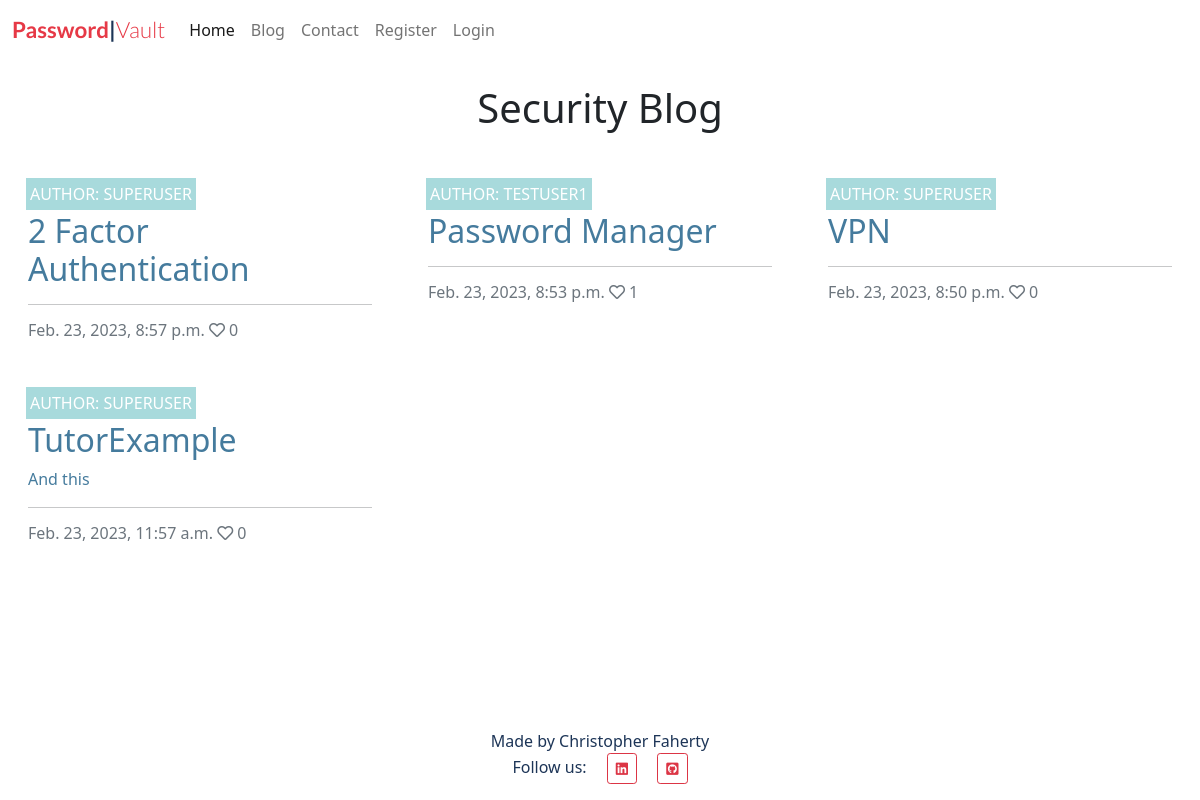
Before: /blog/ with the older database file.
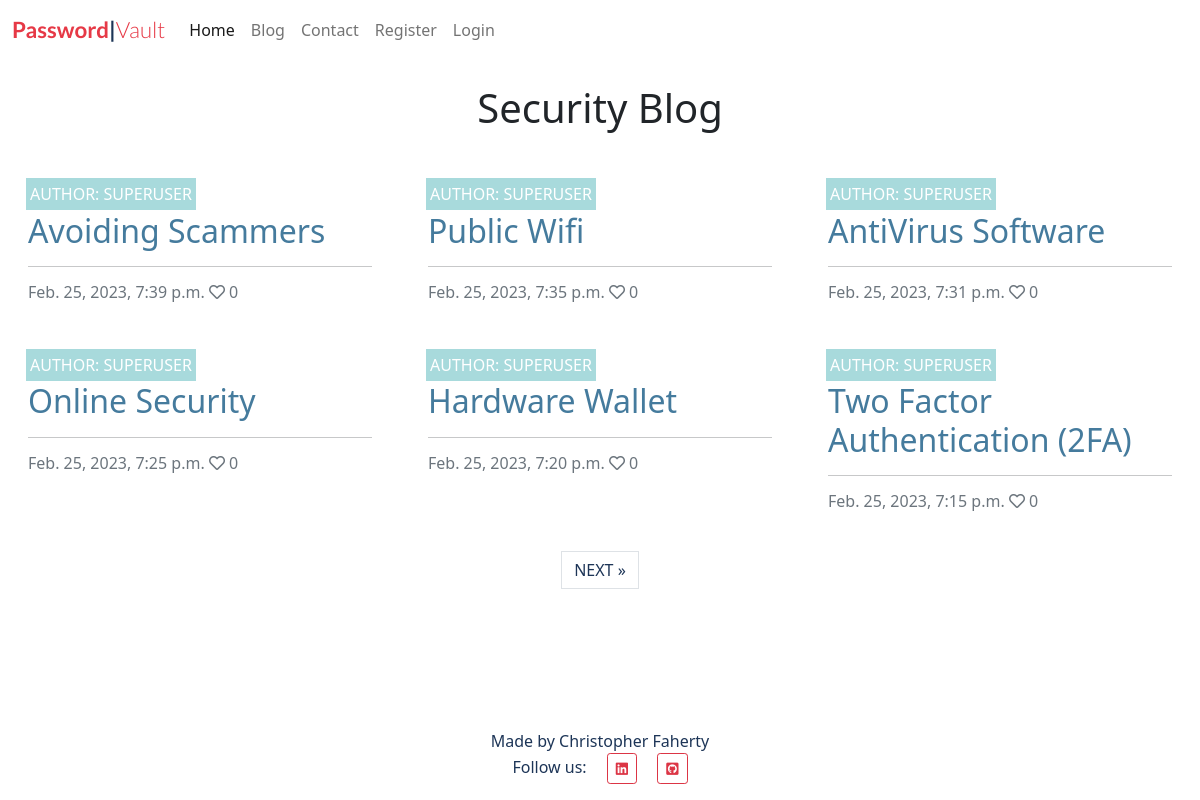
After: the same page with the newer database file.
### blog/models.py (models this page shows, shortened)
class Post(models.Model):
    title = models.CharField(max_length=200, unique=True)
    slug = models.SlugField(max_length=200, unique=True)
    author = models.ForeignKey(User, on_delete=models.CASCADE, related_name='blog_posts')
    updated_on = models.DateTimeField(auto_now=True)
    content = models.TextField()
    featured_image = CloudinaryField('image', default='placeholder')
    excerpt = models.TextField(blank=True)
    created_on = models.DateTimeField(auto_now_add=True)
    status = models.IntegerField(choices=STATUS, default=0)
    likes = models.ManyToManyField(User, related_name='blog_likes', blank=True)
    class Meta:
        ordering = ['-created_on']
    def number_of_likes(self):
        return self.likes.count()

### blog/views.py (the view)
# urls.py: path('', views.PostList.as_view(), name='blog'),
class PostList(generic.ListView):
    model = Post
    queryset = Post.objects.filter(status=1).order_by('-created_on')
    template_name = 'index.html'
    paginate_by = 6

### blog/templates/index.html (shortened to what this page needs)
{% extends "base.html" %}
{% block content %}
<div class="mx-auto my-4 text-center">
    <h1>Security Blog</h1>
</div>
<div class="container-fluid">
    <div class="row">
        <div class="col-12 mt-3 left">
            <div class="row">
                {% for post in post_list %}
                    <div class="col-md-4">
                        <div class="card mb-4">
                            <div class="card-body">
                                <div class="image-container">
                                    <div class="image-flash">
                                        <p class="author">Author: {{ post.author }}</p>
                                    </div>
                                </div>
                                <a href="{% url 'blog:post_detail' post.slug %}" class="post-link">
                                    <h2 class="card-title">{{ post.title }}</h2>
                                    <p class="card-text">{{ post.excerpt }}</p>
                                </a>
                                <hr />
                                <p class="card-text text-muted h6">{{ post.created_on}} <i class="far fa-heart"></i>
                                    {{ post.number_of_likes }}</p>
                            </div>
                        </div>
                    </div>
                    {% if forloop.counter|divisibleby:3 %}
                </div>
                <div class="row">
                {% endif %}
                {% endfor %}
            </div>
        </div>
    </div>
    {% if is_paginated %}
    <nav aria-label="Page navigation">
        <ul class="pagination justify-content-center">
            {% if page_obj.has_next %}
            <li><a href="?page={{ page_obj.next_page_number }}" class="page-link"> NEXT &raquo;</a></li>
            {% endif %}
        </ul>
    </nav>
    {% endif %}
</div>
{% endblock %}

### templates/base.html (shortened to what this page needs)
{% load static %}
<!DOCTYPE html>
<html class="h-100">
<head>
    <link rel="stylesheet" href="https://cdnjs.cloudflare.com/ajax/libs/font-awesome/5.15.3/css/all.min.css">
    <link href="https://cdn.jsdelivr.net/npm/bootstrap@5.0.1/dist/css/bootstrap.min.css" rel="stylesheet"
>
    <link rel="stylesheet" href="{% static 'css/style.css' %}">
</head>
<body class="d-flex flex-column min-vh-100 main-bg">
    <nav class="navbar navbar-expand-lg navbar-light bg-white">
        <div class="container-fluid">
            <a class="navbar-brand" href="{% url 'home:home' %}"><span class="brand">Password<span class="red-o">|</span><span
                        class="thin">Vault</span></span></span></a>
            <div class="collapse navbar-collapse" id="navbarText">
                <ul class="navbar-nav mr-auto mb-2 mb-lg-0">
                    <li class="nav-item">
                        <a class="nav-link active" aria-current="page" href="{% url 'home:home' %}">Home</a>
                    </li>
                    <li class="nav-item">
                        <a class="nav-link" href="{% url 'blog:blog' %}">Blog</a>
                    </li>
                    <li class="nav-item">
                        <a class="nav-link" href="{% url 'contact:contact' %}">Contact</a>
                    </li>
                    {% if user.is_authenticated %}
                      <div class="nav-item dropdown">
                        <a class="nav-link dropdown-toggle" href="#" id="navbarDarkDropdownMenuLink" role="button" data-bs-toggle="dropdown" aria-expanded="false">
                            Password Manager
                          </a>
                          <ul class="dropdown-menu dropdown-menu-dark" aria-labelledby="navbarDarkDropdownMenuLink">
                            <li><a class="dropdown-item" href="{% url 'view' %}">View Accounts</a></li>
                            <li><a class="dropdown-item" href="{% url 'create' %}">Add Account</a></li>
                          </ul>
                      </div>
                    <li class="nav-item">
                        <a class="nav-link" href="{% url 'account_logout' %}">Logout</a>
                    </li>
                    {% else %}
                    <li class="nav-item">
                        <a class="nav-link" href="{% url 'account_signup' %}">Register</a>
                    </li>
                    <li class="nav-item">
                        <a class="nav-link" href="{% url 'account_login' %}">Login</a>
                    </li>
                    {% endif %}
                </ul>
            </div>
        </div>
    </nav>
    <main class="flex-shrink-0 main-bg">
        {% block content %}{% endblock %}
    </main>
    <footer class="footer mt-auto py-3 dark-bg">
        <p class="m-0 text-center ">Made by Christopher Faherty</p>
        <p class="m-0 text-center ">Follow us:
            <a class="btn btn-outline-danger btn-sm ms-3" href="https://www.linkedin.com/in/chris-faherty/" target="_blank"><i class="fab fa-linkedin"></i></a>
            <a class="btn btn-outline-danger btn-sm ms-3" href="https://github.com/Chrisfaherty/ci-p4-pv" target="_blank"><i class="fab fa-github-square"></i></a>
    </footer>
</body>
</html>

### static/css/style.css (style rules this page uses)
body { background-color: #ffffff; }
.brand { font-family: Lato, sans-serif; font-size: 1.4rem; font-weight: 700; color: #E63946; }
.red-o { color: #1D3557; }
.thin { font-weight: 300; }
.dark-bg { background-color: #457B9D; }
.main-bg { background-color: #ffffff; }
.card { border: none; background-color: transparent; }
.image-container { position: relative; }
.image-flash { position: absolute; bottom: 5%; min-width: 30%; left: -2px; background-color: #A8DADC; }
.author { color: white; margin: 4px; text-transform: uppercase; }
.post-link { text-decoration: none; color: #457B9D; }
.post-link:hover, .page-link { color: #1D3557; }
a { color: #000000; text-decoration: none; }
.footer { background-color:#ffffff; }
.footer p { color: #1D3557; }

Changed rows visible on the page:
no longer on this page (row edited): Post: author "SUPERUSER", title "VPN", created_on "Feb. 23, 2023, 8:50 p.m.", number_of_likes "0"
no longer on this page (row edited): Post: author "SUPERUSER", title "TutorExample", excerpt "And this", created_on "Feb. 23, 2023, 11:57 a.m.", number_of_likes "0"
added Post: author "SUPERUSER", title "Avoiding Scammers", created_on "Feb. 25, 2023, 7:39 p.m.", number_of_likes "0"
added Post: author "SUPERUSER", title "Public Wifi", created_on "Feb. 25, 2023, 7:35 p.m.", number_of_likes "0"
added Post: author "SUPERUSER", title "AntiVirus Software", created_on "Feb. 25, 2023, 7:31 p.m.", number_of_likes "0"
added Post: author "SUPERUSER", title "Online Security", created_on "Feb. 25, 2023, 7:25 p.m.", number_of_likes "0"
changed Post: title "2 Factor Authentication" → "Hardware Wallet"; created_on "Feb. 23, 2023, 8:57 p.m." → "Feb. 25, 2023, 7:20 p.m."
changed Post: author "TESTUSER1" → "SUPERUSER"; title "Password Manager" → "Two Factor Authentication (2FA)"; created_on "Feb. 23, 2023, 8:53 p.m." → "Feb. 25, 2023, 7:15 p.m."; number_of_likes "1" → "0"
Other visible differences:
text now shown: "NEXT »"
